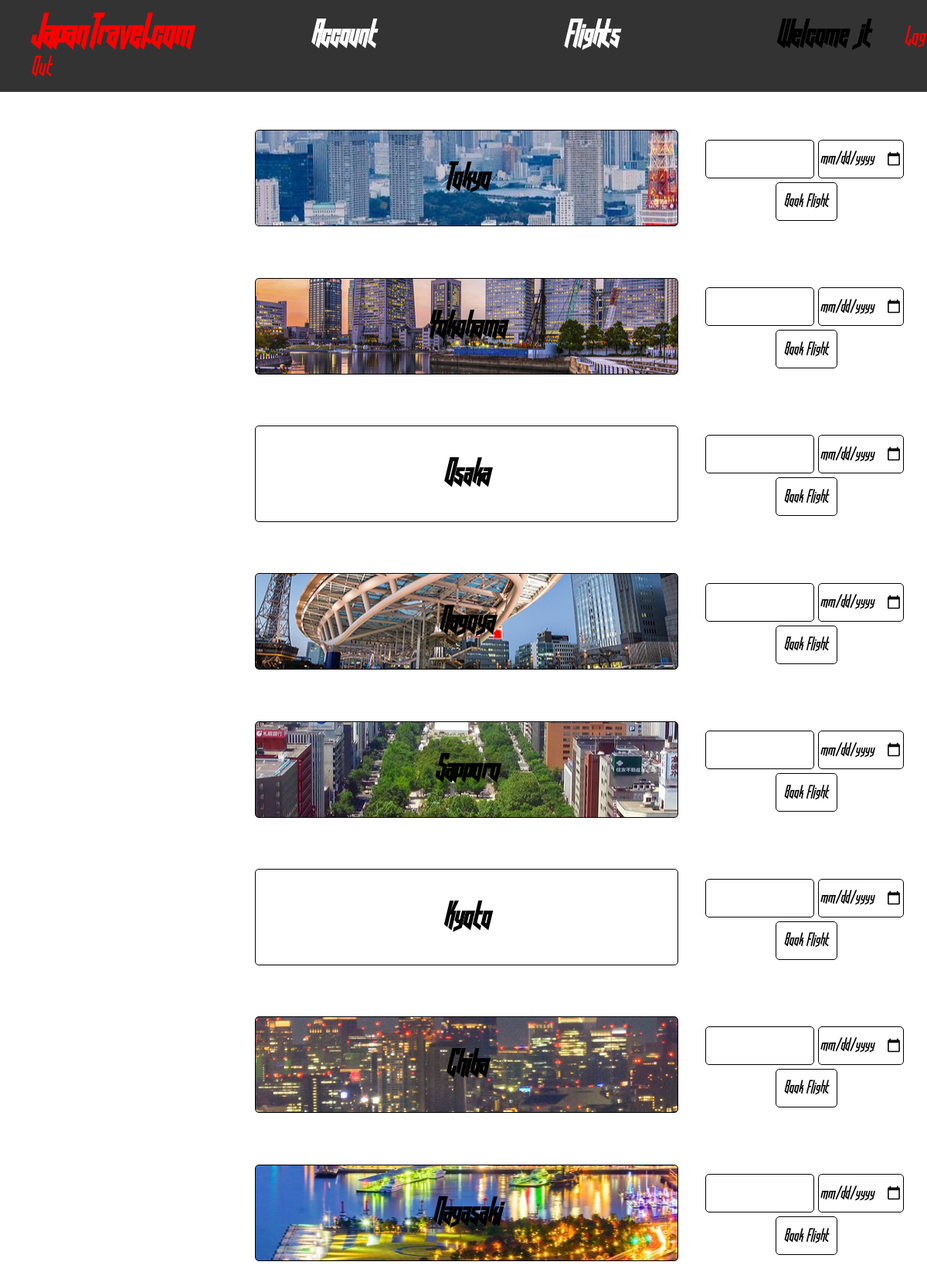
/flights.php?loggedin (signed in), run on the app's committed database.
### tables this page shows
CREATE TABLE `users` (
  `Username` varchar(20) NOT NULL,
  `Password` varchar(20) NOT NULL,
  `FirstName` varchar(20) NOT NULL,
  `LastName` varchar(20) NOT NULL,
  `Email` varchar(40) DEFAULT NULL,
  `Billing` varchar(75) NOT NULL,
  PRIMARY KEY (`Username`)
);

CREATE TABLE `destinations` (
  `City` varchar(20) DEFAULT NULL
);

### functions.php (called while the page is built, shortened)
<?php
function check_login($con)
{
	if(isset($_SESSION['Username']))
	{
		$username = $_SESSION['Username'];
		$query = "SELECT * FROM USERS WHERE Username = '$username' LIMIT 1";
		$result = mysqli_query($con, $query);
		if(mysqli_num_rows($result) > 0)
		{
			$user_data = mysqli_fetch_assoc($result);
			return $user_data;
		}
	}
}

### flights.php (the view, shortened to what this page needs)
<?php
	include("connection.php");
	include("functions.php");
    $user_data = check_login($con);
?>
<!DOCTYPE html>
<html>
	<head>
		<link rel="stylesheet" href="stylesheet1.css" type="text/css" charset="utf-8" />
		<link rel="stylesheet" href="stylesheet.css" type="text/css" charset="utf-8" />
		<link rel="stylesheet" href="main.css" type="text/css" charset="utf-8" />
        <link rel="stylesheet" href="flights.css" type="text/css" charset="utf-8" />
	</head>
	<body>
		<div id="top">
		<ul>
      <?php if(isset($_GET["loggedin"])) { ?>
        <li><h1><a class="li_h1" href="index.php?loggedin">JapanTravel.com</a></h1></li>
        <li><h2><a class="li account" href="account.php?loggedin">Account</a></h2></li>
        <li><h2><a class="li flights" href="flights.php?loggedin">Flights</a></h2></li>
        <li><h2 class="loggedin"><?php echo "Welcome " . $user_data["Username"]; ?></h2>
            <a class="li logout" href="index.php">Log Out</a>
        </li>
        <?php } ?>
		</ul>
		</div>
	<div id="bottom">
        <ul>
            <?php
                $query = "SELECT * FROM DESTINATIONS";
                $result = mysqli_query($con, $query);
                while($row = mysqli_fetch_assoc($result)) {
            ?>
                <li>
                    <div>
                        <h2 class="dest" <?php echo "style='background:url(\"".strtolower($row["City"]).".jpg\") center;'" ?>>
                        <?php echo $row["City"] ?>
                    </h2>
                    <form action="book.php?loggedin" method="post">
                        <div>
                        <input id="opt" list="airports" name="DepartureAirport">
                            <input id="date" type="date" name="Departure" value="" placeholder="<?php echo date('Y-m-d'); ?>">
                        </div>
                        <input id="submit" type="submit" value="Book Flight">
                    </form>
                </div>
            </li>
            <?php } ?>
        </ul>
    </div>
	</body>
</html>

### main.css (style rules this page uses)
* { box-sizing: border-box; }
li,h1,h2 { display: inline; list-style:none; }
.li_h1:link, .li_h1:visited { margin-right: 50px; font-size: 50px; color: rgb(250,0,0); text-decoration: none; font-family: 'hooked_up_101regular'; }
input { font-size: 20px; border: none; font-family: 'hooked_up_101regular'; }
.flights:link, .flights:visited { margin-left: 200px; margin-right: 40px; padding-bottom: 10px; font-size: 40px; color: white; text-decoration: none; font-family: 'hooked_up_101regular'; }
.logout:link, .logout:visited { margin-left: 40px; font-size: 30px; color: rgb(250,0,0); text-decoration: none; font-family: 'hooked_up_101regular'; }
form { margin-left: 25px; margin-right: 25px; background: #333; }
input { background: #333; }
.account:link, .account:visited { margin-left: 100px; margin-right: 40px; padding-bottom: 10px; font-size: 40px; color: white; text-decoration: none; font-family: 'hooked_up_101regular'; }
.loggedin { font-size: 40px; font-family: 'hooked_up_101regular'; margin-left: 160px; }
#top { background: #333; width: 100%; height: 100%; position: relative; display: flex; }
#bottom { text-align: center; background: white; position: relative; }
html, body { padding: 0; margin: 0; }

### flights.css (style rules this page uses)
.dest { margin-left: 25%; width: 50%; padding: 40px; position: relative; display: block; font-size: 40px; border: 0; font-family: 'hooked_up_101regular'; border: 1px solid; border-radius: 5px; }
li div { display: flex; align-items: center; }
form { background-color: white; }
input { background-color: white; margin-left: 10px; height: 100px; align-items: center; border: 1px solid; border-radius: 5px; }
#date { height: 50px; margin: 5px; }
#opt { height: 50px; }
#submit { padding: 10px; height: 50px; }

### data on the page
users: Username "jt"
destinations: shows a picture, City "Tokyo"
destinations: shows a picture, City "Yokohama"
destinations: City "Osaka"
destinations: shows a picture, City "Nagoya"
destinations: shows a picture, City "Sapporo"
destinations: City "Kyoto"
destinations: shows a picture, City "Chiba"
destinations: shows a picture, City "Nagasaki"
